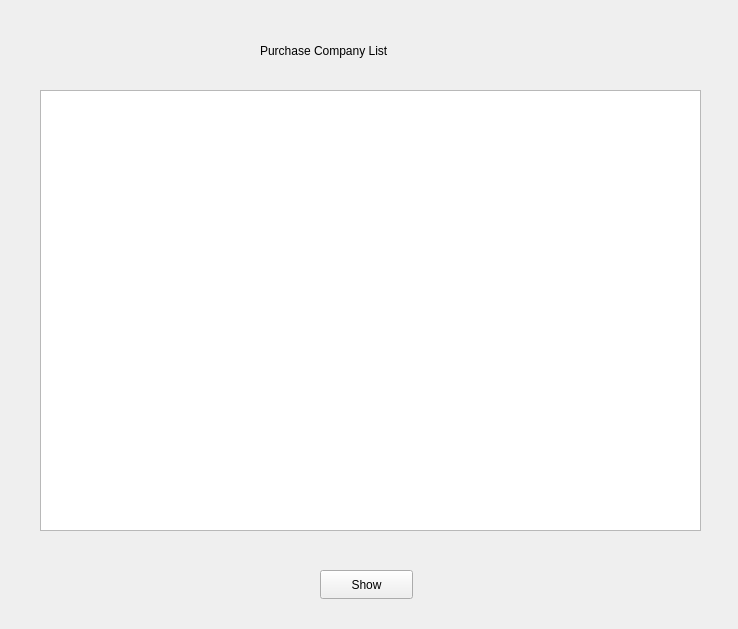
<?xml version="1.0" encoding="UTF-8"?>
<ui version="4.0">
 <class>company_list</class>
 <widget class="QWidget" name="company_list">
  <property name="geometry">
   <rect>
    <x>0</x>
    <y>0</y>
    <width>738</width>
    <height>629</height>
   </rect>
  </property>
  <property name="sizePolicy">
   <sizepolicy hsizetype="Fixed" vsizetype="Fixed">
    <horstretch>0</horstretch>
    <verstretch>0</verstretch>
   </sizepolicy>
  </property>
  <property name="minimumSize">
   <size>
    <width>738</width>
    <height>629</height>
   </size>
  </property>
  <property name="maximumSize">
   <size>
    <width>738</width>
    <height>629</height>
   </size>
  </property>
  <property name="windowTitle">
   <string>Form</string>
  </property>
  <widget class="QLabel" name="label">
   <property name="geometry">
    <rect>
     <x>260</x>
     <y>30</y>
     <width>261</width>
     <height>41</height>
    </rect>
   </property>
   <property name="styleSheet">
    <string notr="true">font: 700 12pt &quot;Segoe UI&quot;;</string>
   </property>
   <property name="text">
    <string>Purchase Company List</string>
   </property>
  </widget>
  <widget class="QTableView" name="company_table">
   <property name="geometry">
    <rect>
     <x>40</x>
     <y>90</y>
     <width>661</width>
     <height>441</height>
    </rect>
   </property>
   <property name="sizePolicy">
    <sizepolicy hsizetype="Fixed" vsizetype="Fixed">
     <horstretch>0</horstretch>
     <verstretch>0</verstretch>
    </sizepolicy>
   </property>
   <property name="minimumSize">
    <size>
     <width>661</width>
     <height>441</height>
    </size>
   </property>
   <property name="maximumSize">
    <size>
     <width>661</width>
     <height>441</height>
    </size>
   </property>
  </widget>
  <widget class="QPushButton" name="show">
   <property name="geometry">
    <rect>
     <x>320</x>
     <y>570</y>
     <width>93</width>
     <height>29</height>
    </rect>
   </property>
   <property name="text">
    <string>Show</string>
   </property>
  </widget>
 </widget>
 <resources/>
 <connections/>
</ui>
